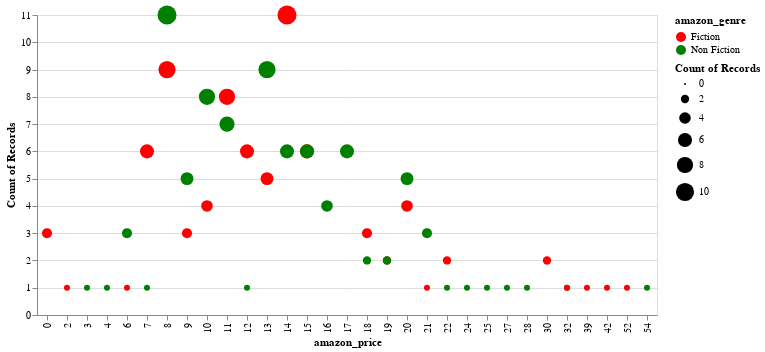

The code cell stored with this chart in its notebook:
### Markdown cell above
### Task 1: Browse the prices between fiction and nonfiction books. (Browse)

Attributes: title, amazon_price, amazon_genre

### Code cell
alt.Chart(amazon_book).mark_circle().encode(
  alt.X('amazon_price:O'),
  alt.Y('count()'),
  alt.Size('count()'),
  alt.Color('amazon_genre', scale=alt.Scale(range=['red', 'green']))
)

### Figure 1 — Vega-Lite specification as saved in the notebook (floating-point values rounded to 4 significant figures; data arrays with more than 128 entries replaced by an {"elided": "..."} marker saying what was removed)
{"config": {"view": {"continuousWidth": 400, "continuousHeight": 300}}, "data": {"name": "data-0ab3906bfc934403e00e3b27bd6437ac"}, "mark": "circle", "encoding": {"color": {"field": "amazon_genre", "scale": {"range": ["red", "green"]}, "type": "nominal"}, "size": {"aggregate": "count", "type": "quantitative"}, "x": {"field": "amazon_price", "type": "ordinal"}, "y": {"aggregate": "count", "type": "quantitative"}}, "$schema": "https://vega.github.io/schema/vega-lite/v4.17.0.json", "datasets": {"data-0ab3906bfc934403e00e3b27bd6437ac": {"elided": "169 records"}}}
